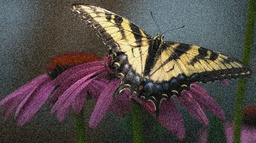
#> input picture images/problem6/animal1.jpg, 256 x 143 px, shrunk from 1000 x 560 before the run; its folder holds only this picture in this run
$ python solve.py
#> lines starting #> are read from the running program, lines starting #| are printed output that depends on the picture
#> in process, img is the input picture: shape (143, 256, 3); mean B, G, R 71.9, 75.2, 83.1
import cv2
import numpy as np
from matplotlib import pyplot as plt
import os
import math
from numba import jit


# [10 lines left out: function scale_image, not called in this run]


def average_filter_compute_impl(
        src, filters, pad=cv2.BORDER_REPLICATE,
        value=0, accum_type=np.float32,
        clip_on_the_fly=False):
#> called with filters = array of shape (7, 7), pad = 1, value = 0, clip_on_the_fly = False
    assert len(filters.shape) == 2, "Expect 2D filter"
    R, S = filters.shape
    if len(src.shape) == 2:
        # grey image
        H, W = src.shape
        C = 1
        grey = True
        src = src.reshape([H, W, 1])
    elif len(src.shape) == 3:
        # BGR image
        H, W, C = src.shape
#> H = 143; W = 256; C = 3
        grey = False
    pad_h = R // 2
    pad_w = S // 2
    res = np.zeros([H, W, C], dtype=accum_type)
    padded = cv2.copyMakeBorder(
                src, pad_h, pad_h, pad_w, pad_w, pad, value=value
            ).astype(accum_type)
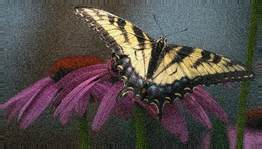
#> padded: shape (149, 262, 3) float64; mean B, G, R 71.6, 74.8, 81.9
    for r in range(R):
        for s in range(S):
            if len(padded.shape) == 2:
                dup = padded[
                    r:H+r,
                    s:W+s].reshape(res.shape)
            else:
                dup = padded[
                    r:H+r,
                    s:W+s, :]
            res += (dup * filters[r, s]).astype(accum_type)
            if clip_on_the_fly:
                res = np.clip(res, 0, 255)
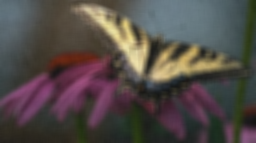
#> res: shape (143, 256, 3) float64; mean B, G, R 71.9, 75.2, 83.1
    if grey:
        res = res.reshape([H, W])
    return np.clip(res, 0, 255).astype(src.dtype)


@jit
def geo_core(res, src, C, M, N, R, S):
    for c in range(C):
        for i in range(M):
            for j in range(N):
                val = 1
                count = 0
                for r in range(R):
                    for s in range(S):
                        val *= src[i + r, j + s, c]
                    res[i, j, c] = math.pow(val, 1 / (R * S))
    return res

def geomean_filter_compute_impl(
        src, filter_size, pad=cv2.BORDER_REPLICATE,
        value=0, accum_type=np.float32,
        clip_on_the_fly=False):
#> called with pad = 1, value = 0, clip_on_the_fly = False
    assert len(filter_size) == 2, "Expect 2D filter"
    R, S = filter_size
    if len(src.shape) == 2:
        # grey image
        H, W = src.shape
        C = 1
        grey = True
        src = src.reshape([H, W, 1])
    elif len(src.shape) == 3:
        # BGR image
        H, W, C = src.shape
#> H = 143; W = 256; C = 3
        grey = False
    pad_h = R // 2
    pad_w = S // 2
    res = np.zeros([H, W, C], dtype=accum_type)
    padded = cv2.copyMakeBorder(
                src, pad_h, pad_h, pad_w, pad_w, pad, value=value
            ).astype(accum_type)
    if len(padded.shape) == 2:
        padded = padded.reshape([*padded.shape, 1])

    res = geo_core(res, padded, C, res.shape[0], res.shape[1], R, S)
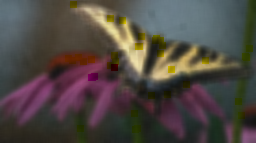
#> res: shape (143, 256, 3) float64; mean B, G, R 67.2, 72.2, 79.8

    if grey:
        res = res.reshape([H, W])
    return np.clip(res, 0, 255).astype(src.dtype)


# [52 lines left out: functions improved_geo_core, improved_geomean_filter_compute_impl, not called in this run]


@jit
def adaptive_core(res, src, C, M, N, R, S):
    for c in range(C):
        for i in range(M):
            for j in range(N):
                RR = 3
                SS = 3
                while RR <= R and SS <= S:
                    slc = src[i:i+RR, j:j+SS, c]
                    cur = src[i, j, c]
                    med = np.median(slc)
                    max_v = np.max(slc)
                    min_v = np.min(slc)
                    if med > min_v and med < max_v:
                        if cur > min_v and cur < max_v:
                            res[i, j, c] = cur
                        else:
                            res[i, j, c] = med
                        break
                    else:
                        RR += 1
                        SS += 1
                        res[i, j, c] = med

    return res


def adaptive_med_filter_compute_impl(
        src, filter_size, pad=cv2.BORDER_REPLICATE,
        value=0, accum_type=np.float32,
        clip_on_the_fly=False):
#> called with pad = 1, value = 0, clip_on_the_fly = False
    assert len(filter_size) == 2, "Expect 2D filter"
    R, S = filter_size
    if len(src.shape) == 2:
        # grey image
        H, W = src.shape
        C = 1
        grey = True
        src = src.reshape([H, W, 1])
    elif len(src.shape) == 3:
        # BGR image
        H, W, C = src.shape
#> H = 143; W = 256; C = 3
        grey = False
    pad_h = R // 2
    pad_w = S // 2
    res = np.zeros([H, W, C], dtype=accum_type)
    padded = cv2.copyMakeBorder(
                src, pad_h, pad_h, pad_w, pad_w, pad, value=value
            ).astype(accum_type)
    if len(padded.shape) == 2:
        padded = padded.reshape([*padded.shape, 1])

    res = adaptive_core(res, padded, C, res.shape[0], res.shape[1], R, S)
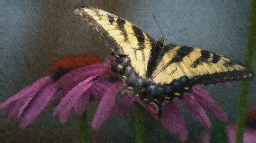
#> res: shape (143, 256, 3) float64; mean B, G, R 72.9, 76, 83.7

    if grey:
        res = res.reshape([H, W])
    return np.clip(res, 0, 255).astype(src.dtype)


def process(file_path):
    # BGR
    img = cv2.imread(file_path)
    # img = np.random.uniform(0, 255, [8, 8]).astype(np.uint8)
    assert img is not None, file_path
    kernel = np.ones([7, 7]) / (7 * 7)

    avg = average_filter_compute_impl(
        img, kernel, pad=cv2.BORDER_REPLICATE, accum_type=np.float64
    )

    geo = geomean_filter_compute_impl(
        img, [7, 7], pad=cv2.BORDER_REPLICATE, accum_type=np.float64)

    adp = adaptive_med_filter_compute_impl(
        img, [7, 7], pad=cv2.BORDER_REPLICATE, accum_type=np.float64)

    fig = plt.figure()
    ax1 = fig.add_subplot(221)
    ax2 = fig.add_subplot(222)
    ax3 = fig.add_subplot(223)
    ax4 = fig.add_subplot(224)
    plt.subplots_adjust(wspace=0.2, hspace=0.5)
    # fig, (ax1, ax2) = plt.subplots(2)
    fig.suptitle("Image Reconstruction")
    if len(img.shape) == 2:
        ax1.imshow(img)
    else:
        ax1.imshow(img[:, :, [2,1,0]])
    ax1.title.set_text("Original")
    if len(avg.shape) == 2:
        ax2.imshow(avg)
    else:
        ax2.imshow(avg[:, :, [2,1,0]])
    ax2.title.set_text("Average Filtered")
    if len(geo.shape) == 2:
        ax3.imshow(geo)
    else:
        ax3.imshow(geo[:, :, [2,1,0]])
    ax3.title.set_text("Geomean Filtered")
    if len(adp.shape) == 2:
        ax4.imshow(adp)
    else:
        ax4.imshow(adp[:, :, [2,1,0]])
    ax4.title.set_text("Adaptive Filtered")
    plt.show()
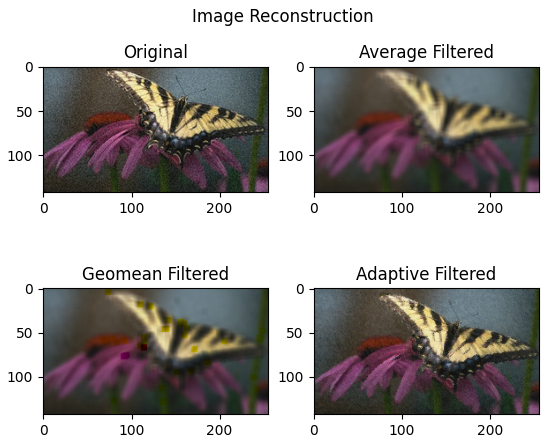
#> figure drawn by matplotlib, 4 panels


# [29 lines left out: functions Image_Restoration_Average_Filter_solve, Image_Restoration_Geometirc_Mean_Filter_solve, Image_Restoration_Improved_Geometirc_Mean_Filter_solve, Image_Restoration_Adaptive_Median_solve, not called in this run]


def main(image_path):
    assert os.path.exists(image_path) and os.path.isdir(image_path)
    for file in os.listdir(image_path):
        file_path = os.path.join(image_path, file)
        print(file_path)
        assert os.path.isfile(file_path)
        try:
            process(file_path)
        except Exception as e:
            print("can't process image:", file_path)
            print(e)


if __name__ == "__main__":
    main("../../images/problem6")

$ run again, on images/problem6/animal5.jpg
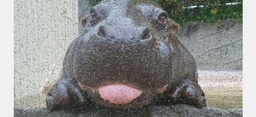
#> input picture images/problem6/animal5.jpg, 256 x 117 px, shrunk from 656 x 300 before the run
#> in process, img is the input picture: shape (117, 256, 3); mean B, G, R 139.3, 140.8, 140.4
#> after the loop in average_filter_compute_impl, `for r in range(R):`:
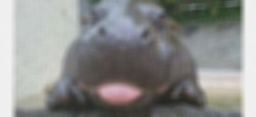
#> res: shape (117, 256, 3) float64; mean B, G, R 139.3, 140.8, 140.4
#> in geomean_filter_compute_impl, `H, W, C = src.shape`: H = 117; W = 256; C = 3
#> in adaptive_med_filter_compute_impl, `H, W, C = src.shape`: H = 117; W = 256; C = 3
#> in process, `plt.show()`:
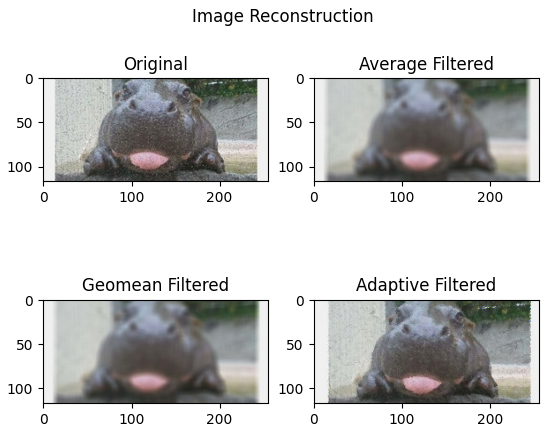
#> figure drawn by matplotlib, 4 panels

$ run again, on images/problem6/animal1.png
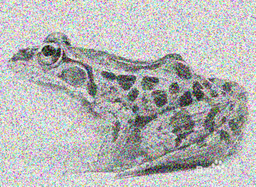
#> input picture images/problem6/animal1.png, 256 x 187 px, shrunk from 400 x 292 before the run
#> in process, img is the input picture: shape (187, 256, 3); mean B, G, R 181.3, 181.6, 181.6
#> after the loop in average_filter_compute_impl, `for r in range(R):`:
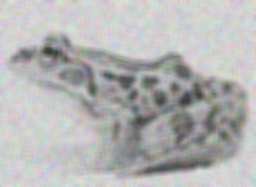
#> res: shape (187, 256, 3) float64; mean B, G, R 181.3, 181.6, 181.6
#> in geomean_filter_compute_impl, `H, W, C = src.shape`: H = 187; W = 256; C = 3
#> in adaptive_med_filter_compute_impl, `H, W, C = src.shape`: H = 187; W = 256; C = 3
#> in process, `plt.show()`:
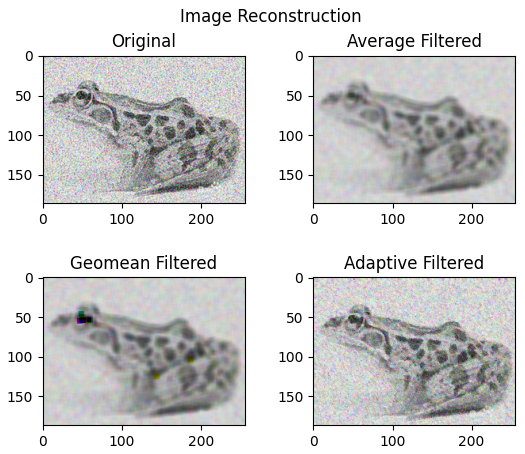
#> figure drawn by matplotlib, 4 panels
